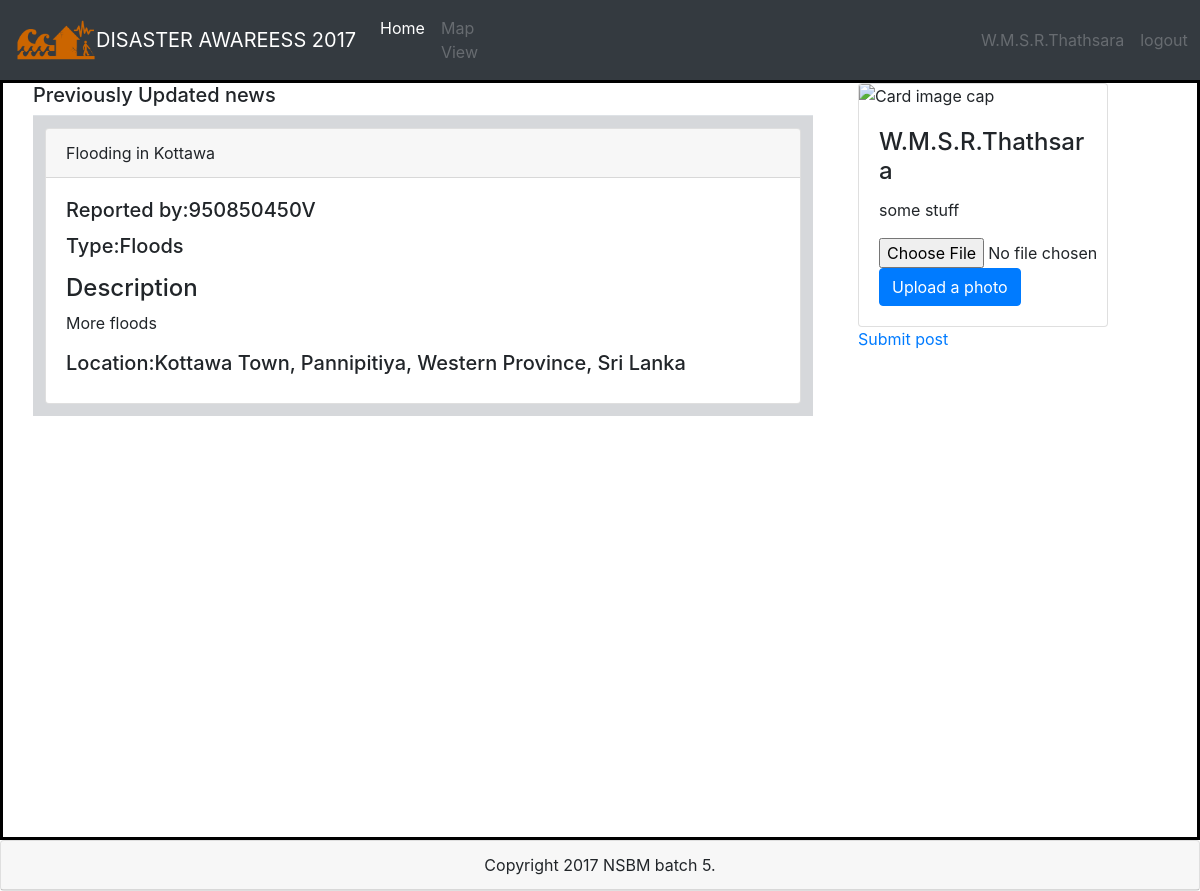
/profile.php (signed in), run on an earlier commit of the app's database.
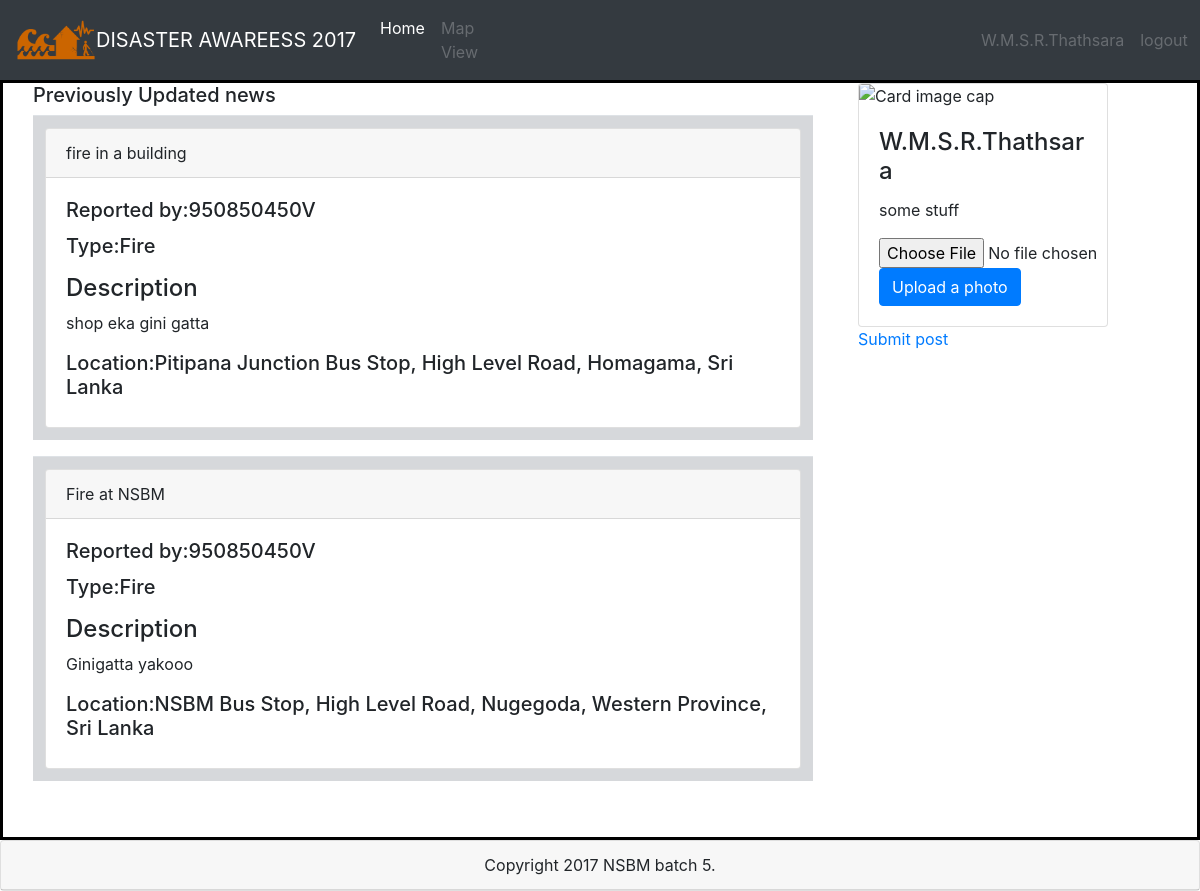
And on a later commit of the database.
### tables this page shows
CREATE TABLE IF NOT EXISTS `ApprovedReport` (
`RID` int(100) NOT NULL,
  `ReporterID` varchar(10) NOT NULL,
  `Type` varchar(50) NOT NULL,
  `Description` varchar(1000) NOT NULL,
  `Topic` varchar(100) NOT NULL,
  `Location` varchar(150) NOT NULL
);

### profile.php (the view, shortened to what this page needs)
<?include "top.php";
?>
<div id="midwrap" >
<div id="left" class="container">
	<div class="col-sm"  >
		<h5>Previously Updated news</h5>
		<?php
			$reporter=$_SESSION['id'];
		$selectReport="SELECT*FROM ApprovedReport WHERE ReporterID='$reporter' ";
		$reportQuery=mysqli_query($connect,$selectReport);
		while ($reportresults=mysqli_fetch_array($reportQuery)) {
		 ?>
	<table class="table table-secondary" >
		<tbody>
				<tr>
					<td>
							<div class="card">
							 <div class="card-header">
							    <?echo $reportresults['Topic'];?>
							  </div>
							  <div class="card-body">
							    <h5 class="card-title">Reported by:<?echo $reportresults['ReporterID'];?></h5>
							  <h5 class="card-title">Type:<?echo $reportresults['Type'];?></h5>
							  <p><h4>Description</h4>
							  	<?echo $reportresults['Description'];?>
							  </p>
							  <h5>Location:<?echo $reportresults['Location'];?></h5>
							  </div>
							</div>
					</td>
			</tr>
		</tbody>
		<? }?>
	</table>
	</div>
</div>
<div id="right" class="container">
							<div  id="ppcard" class="card" style="width: 20rem;">
					  <img id="pp" class="card-img-top" src="images/profile/<?echo $_SESSION['id'];?>" alt="Card image cap">
					 	<form method="POST" enctype="multipart/form-data">
					  <div class="card-body">
					    <h4 class="card-title"><?echo $_SESSION['name'];?></h4>
					    <p class="card-text">some stuff</p>
					    <input type="file" name="select">
					    <button name="upload" class="btn btn-primary" type="submit">Upload a photo</button>
					  </div>
					  </form>
						</div>
						 <a href="submitPost.php">Submit post</a>
</div>
</div>
<?include "footer.php";?>

### top.php (shortened to what this page needs)
<!DOCTYPE html>
<html>
<head>
<link rel="stylesheet" href="https://maxcdn.bootstrapcdn.com/bootstrap/4.0.0-beta.2/css/bootstrap.min.css">
<link rel="stylesheet" type="text/css" href="style.css">
</head>
<nav class="navbar navbar-expand-lg navbar-dark bg-dark" id="leftlist">
  <img id="logo" src="images/icons/weblogo.png">
	  <a class="navbar-brand" href="Home.php">DISASTER AWAREESS 2017</a>
  <div class="collapse navbar-collapse" id="navitop">
    <ul class="navbar-nav mr-auto mt-2 mt-lg-0">
      <li class="nav-item active spacelistitm">
        <a class="nav-link" href="Home.php">Home <span class="sr-only">(current)</span></a>
      </li>
       <li class="nav-item spacelistitm">
        <a class="nav-link disabled" href="map.php">Map View</a>
      </li>
</ul>
    <ul class="navbar-nav mr-auto mt-2 mt-lg-0" id="rightlist">
      <?
  if(isset($_SESSION['name'])) {
    if ($_SESSION['name']=="W.M.S.R.Thathsara") {
      echo' <li class="nav-item spacelistitm">
        <a class="nav-link disabled" href="Admin.php">'.$_SESSION['name'].'</a>
      </li>';
    }
  echo' <li class="nav-item spacelistitm" id="logout">
        <a class="nav-link disabled" href="logout.php">'.'logout'.'</a>
      </li>';
  }
          ?>
    </ul>
  </div>
</nav>

### footer.php (shortened to what this page needs)
</body>
<footer style="text-align:center; ">
	<div class="card">
  <div class="card-header">
    Copyright 2017 NSBM batch 5.
  </div>
</div>
</footer>
</html>

### style.css (style rules this page uses)
#midwrap { border:solid black 3px; display: -webkit-box; -webkit-box-orient:horizontal; min-height:95vh; }
#right { -webkit-box-flex:1; float: right; overflow-x:auto; }
#left { width:70vw; }
#ppcard { max-width:250px; overflow-x:hidden; }
#rightlist { padding-left:60%; }
#logo { max-width:80px; max-height:80px; }

What changed in the data, as far as the page shows it:
now on this page (row edited): approvedreport: Topic "fire in a building", ReporterID "950850450V", Type "Fire", Description "shop eka gini gatta", Location "Pitipana Junction Bus Stop, High Level Road, Homagama, Sri Lanka"
changed approvedreport: Topic "Flooding in Kottawa" → "Fire at NSBM"; Type "Floods" → "Fire"; Description "More floods" → "Ginigatta yakooo"; Location "Kottawa Town, Pannipitiya, Western Province, Sri Lanka" → "NSBM Bus Stop, High Level Road, Nugegoda, Western Province, Sri Lanka"
